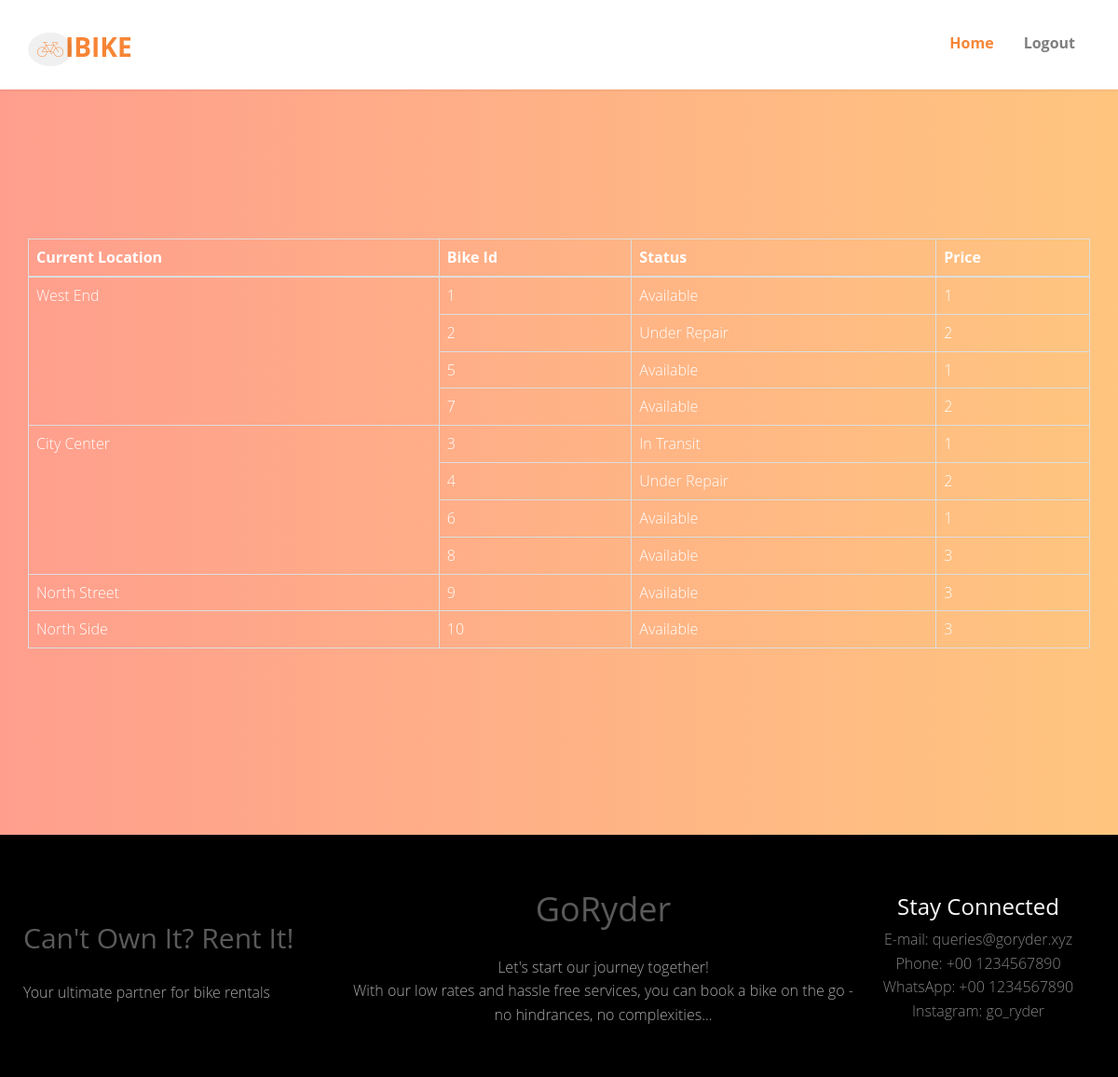
/trackAllBikes (signed in), run on the app's committed database.
### modules/models.py (models this page shows)
class Bikes(db.Model):
    B_Id = db.Column(db.Integer, primary_key=True, autoincrement=True)
    B_Price = db.Column(db.String(32))
    B_Status = db.Column(db.Integer)
    B_Current = db.Column(db.String(64))

### modules/mod_movebike/trackAllBikes.py (the view)
@trackAllBikes.route('/trackAllBikes', methods=['GET', 'POST'])
@login_required
def show_all_bikes():
    bikes = Bikes.query.all()
    bikes_dict = {}
    status = {1:"In Use", 2:"Available", 3:"Under Repair", 4:"In Transit"}
    for b in bikes:
        B_Status_String = status[b.B_Status]
        if b.B_Current not in bikes_dict:
            bikes_dict[b.B_Current] = [[b.B_Id, B_Status_String, b.B_Price]]
        else:
            old_val = bikes_dict[b.B_Current]
            old_val.append([b.B_Id, B_Status_String, b.B_Price])
            bikes_dict[b.B_Current] = old_val
    for k,v in bikes_dict.items():
        print(f'{k}')
        print(f'len {len(v)}')
        for value in v:
            print(f'Bike Id {value[0]} Status {value[1]} Price {value[2]}')
    return render_template('trackAllBikes.html', bikes_dict=bikes_dict)

### app.py (called while the page is built)
@login_manager.user_loader
def load_user(user_id):
    return Users.query.get(int(user_id))

### templates/trackAllBikes.html (shortened to what this page needs)
<!DOCTYPE html>
<html class="no-js">
<head>
	<link rel="stylesheet" href="../static/css/app.css">
    <link rel="stylesheet" href="https://stackpath.bootstrapcdn.com/font-awesome/4.7.0/css/font-awesome.min.css">
	<link rel="stylesheet" href="{{ url_for('static',filename='/css/animate.css') }}">
	<link rel="stylesheet" href="{{ url_for('static',filename='/css/icomoon.css') }}">
	<link rel="stylesheet" href="{{ url_for('static',filename='/css/bootstrap.css') }}">
	<link rel="stylesheet" href="{{ url_for('static',filename='/css/superfish.css') }}">
	<link rel="stylesheet" href="{{ url_for('static',filename='/css/magnific-popup.css') }}">
	<link rel="stylesheet" href="{{ url_for('static',filename='/css/bootstrap-datepicker.min.css') }}">
	<link rel="stylesheet" href="{{ url_for('static',filename='/css/cs-select.css')}}">
	<link rel="stylesheet" href="{{ url_for('static',filename='/css/cs-skin-border.css')}}">
	<link rel="stylesheet" href="{{ url_for('static',filename='/css/style.css')}}">
</head>
<body>
<div id="fh5co-wrapper">
	<div id="fh5co-page">
		<header id="fh5co-header-section" class="sticky-banner">
			<div class="container">
				<div class="nav-header">
					<h1 id="fh5co-logo"><a href="#"><i class="icon-bike"></i>iBike</a></h1>
					<nav id="fh5co-menu-wrap" role="navigation">
						<ul class="sf-menu" id="fh5co-primary-menu">
							<li class="active"><a href="/home">Home</a></li>
                            <li><a href="/logout">Logout</a></li>
						</ul>
					</nav>
				</div>
			</div>
		</header>
		<div class="fh5co-hero">
			<div class="fh5co-overlay"></div>
			<div class="fh5co-cover" data-stellar-background-ratio="0.5"
				 style="background-image: url_for('static','images/cover_bg_1.jpg');">
				<div class="desc">
					<div class="container">
						<div class="desc2 animate-box">
							{% if bikes_dict %}
							<table class="table table-bordered">
								<tr>
									<th>Current Location</th>
									<th>Bike Id</th>
									<th>Status</th>
									<th>Price</th>
								</tr>
								<tbody>
								{% for k,v in bikes_dict.items() %}
								<tr>
									<td rowspan={{v|length}}>{{ k }}</td>
									{% for value in v %}
									{% if loop.index>1 %}
								<tr>
									{% endif %}
									<td>{{ value[0] }}</td>
									<td>{{ value[1] }}</td>
									<td>{{ value[2] }}</td>
									{% if loop.index>1 %}
								</tr>
								{% endif %}
								{% endfor %}
								</tr>
								{% endfor %}
								</tbody>
							</table>
							<br>
							{% endif %}
						</div>
					</div>
				</div>
			</div>
		</div>
	</div>
<footer>
        <div class="footer_section">
            <div class="f_container">
                <div class="f_row1">
                    <div class="f_coloumn1">
                        <h2>Can't Own It? Rent It!</h2>
                        <p>Your ultimate partner for bike rentals</p>
                    </div>
                    <div class="f_coloumn2">
                        <h1><center>GoRyder</center></h1>
                        <p>Let's start our journey together!<br>With our low rates and hassle free services, you can book a bike on the go - no hindrances, no complexities...</p>
                    </div>
                    <div class="f_coloumn4">
                        <h3>Stay Connected</h3>
                        <ul>
                            <li>E-mail: queries@goryder.xyz</li>
                            <li>Phone: +00 1234567890</li>
                            <li>WhatsApp: +00 1234567890</li>
                            <li>Instagram: go_ryder</li>
                        </ul>
                    </div>
                </div>
            </div>
        </div>
    </footer>
</div>
</body>
</html>

### static/css/app.css (style rules this page uses)
* { margin: 0; padding: 0; box-sizing: border-box; }
body { font-family: 'Dosis', sans-serif; }
p { color: dimgray; }
nav { text-align: right; flex: 1; }
nav ul { display: inline-block; list-style-type: none; }
nav ul li { display: inline-block; margin-right: 20px; }
.footer_section { background: black; color: darkgray; font-size: 14px; padding: 60px 0 10px; }
.f_container { margin: auto; padding-left: 25px; padding-right: 25px; max-width: 1300px; }
.footer_section p { color: darkgray; }
.footer_section h3 { color: white; margin-bottom: 10px; }
.f_row1 { display: flex; align-items: center; flex-wrap: wrap; justify-content: space-around; }
.f_coloumn1, .f_coloumn2, .f_coloumn3, .f_coloumn4 { min-width: 250px; margin-bottom: 20px; }
.f_coloumn1 { margin-top: 10px; flex-basis: 30%; }
f_coloumn1 h2,p { margin-left: 0px; font-size: 20px; color: white; }
.f_coloumn2 { flex: 1; text-align: center; }
.f_coloumn2 p { font-size: 16px; }
.f_coloumn3, .f_coloumn4 { flex-basis: 12%; text-align: center; }
.footer_section li { display: block; }

### static/css/icomoon.css (style rules this page uses)
[class^="icon-"], [class*=" icon-"] { font-family: 'icomoon' !important; speak: none; font-style: normal; font-weight: normal; font-variant: normal; text-transform: none; line-height: 1; -webkit-font-smoothing: antialiased; -moz-osx-font-smoothing: grayscale; }
.icon-bike:before { content: "\e042"; }

### static/css/superfish.css (style rules this page uses)
.sf-menu, .sf-menu * { margin: 0; padding: 0; list-style: none; }
.sf-menu li { position: relative; }
.sf-menu > li { float: left; }
.sf-menu a { display: block; position: relative; }
.sf-menu { float: left; margin-bottom: 1em; }
.sf-menu a { border-left: 1px solid #fff; border-top: 1px solid #dFeEFF; border-top: 1px solid rgba(255,255,255,.5); padding: .75em 1em; text-decoration: none; zoom: 1; }
.sf-menu a { color: #13a; }
.sf-menu li { background: #BDD2FF; white-space: nowrap; *white-space: normal; -webkit-transition: background .2s; transition: background .2s; }

### data on the page
Bikes: B_Current "West End", value "1" "2" "5" "7", value "Available" "Under Repair" "Available" "Available", value "1" "2" "1" "2"
Bikes: B_Current "City Center", value "3" "4" "6" "8", value "In Transit" "Under Repair" "Available" "Available", value "1" "2" "1" "3"
Bikes: B_Current "North Street", value "9", value "Available", value "3"
Bikes: B_Current "North Side", value "10", value "Available", value "3"
